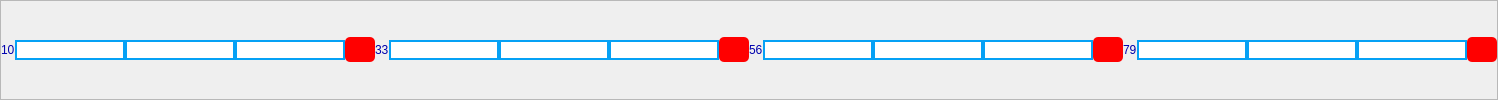
           <widget class="QFrame" name="frame_22">
            <property name="frameShape">
             <enum>QFrame::StyledPanel</enum>
            </property>
            <property name="frameShadow">
             <enum>QFrame::Raised</enum>
            </property>
            <layout class="QHBoxLayout" name="horizontalLayout_19">
             <property name="spacing">
              <number>0</number>
             </property>
             <property name="leftMargin">
              <number>0</number>
             </property>
             <property name="topMargin">
              <number>0</number>
             </property>
             <property name="rightMargin">
              <number>0</number>
             </property>
             <property name="bottomMargin">
              <number>0</number>
             </property>
             <item>
              <widget class="QLabel" name="label_53">
               <property name="styleSheet">
                <string notr="true">color:rgb(0, 0, 173); 
font: 75 8pt &quot;MS Shell Dlg 2&quot;;</string>
               </property>
               <property name="text">
                <string>10</string>
               </property>
              </widget>
             </item>
             <item>
              <widget class="QLineEdit" name="lineEdit_157">
               <property name="styleSheet">
                <string notr="true">border: 2px solid  rgb(5, 161, 245); 
background-color: rgb(255, 255, 255);
</string>
               </property>
              </widget>
             </item>
             <item>
              <widget class="QLineEdit" name="lineEdit_158">
               <property name="styleSheet">
                <string notr="true">border: 2px solid  rgb(5, 161, 245); 
background-color: rgb(255, 255, 255);
</string>
               </property>
              </widget>
             </item>
             <item>
              <widget class="QLineEdit" name="lineEdit_159">
               <property name="styleSheet">
                <string notr="true">border: 2px solid  rgb(5, 161, 245); 
background-color: rgb(255, 255, 255);
</string>
               </property>
              </widget>
             </item>
             <item>
              <widget class="QPushButton" name="pushButton_123">
               <property name="minimumSize">
                <size>
                 <width>0</width>
                 <height>25</height>
                </size>
               </property>
               <property name="maximumSize">
                <size>
                 <width>30</width>
                 <height>16777215</height>
                </size>
               </property>
               <property name="styleSheet">
                <string notr="true">background-color: rgb(0, 0, 0);
background-color: rgb(255, 0, 0);
border-radius: 5px;</string>
               </property>
               <property name="text">
                <string/>
               </property>
              </widget>
             </item>
             <item>
              <widget class="QLabel" name="label_54">
               <property name="styleSheet">
                <string notr="true">color:rgb(0, 0, 173); 
font: 75 8pt &quot;MS Shell Dlg 2&quot;;</string>
               </property>
               <property name="text">
                <string>33</string>
               </property>
              </widget>
             </item>
             <item>
              <widget class="QLineEdit" name="lineEdit_160">
               <property name="styleSheet">
                <string notr="true">border: 2px solid  rgb(5, 161, 245); 
background-color: rgb(255, 255, 255);
</string>
               </property>
              </widget>
             </item>
             <item>
              <widget class="QLineEdit" name="lineEdit_161">
               <property name="styleSheet">
                <string notr="true">border: 2px solid  rgb(5, 161, 245); 
background-color: rgb(255, 255, 255);
</string>
               </property>
              </widget>
             </item>
             <item>
              <widget class="QLineEdit" name="lineEdit_162">
               <property name="styleSheet">
                <string notr="true">border: 2px solid  rgb(5, 161, 245); 
background-color: rgb(255, 255, 255);
</string>
               </property>
              </widget>
             </item>
             <item>
              <widget class="QPushButton" name="pushButton_124">
               <property name="minimumSize">
                <size>
                 <width>0</width>
                 <height>25</height>
                </size>
               </property>
               <property name="maximumSize">
                <size>
                 <width>30</width>
                 <height>16777215</height>
                </size>
               </property>
               <property name="styleSheet">
                <string notr="true">background-color: rgb(0, 0, 0);
background-color: rgb(255, 0, 0);
border-radius: 5px;</string>
               </property>
               <property name="text">
                <string/>
               </property>
              </widget>
             </item>
             <item>
              <widget class="QLabel" name="label_55">
               <property name="styleSheet">
                <string notr="true">color:rgb(0, 0, 173); 
font: 75 8pt &quot;MS Shell Dlg 2&quot;;</string>
               </property>
               <property name="text">
                <string>56</string>
               </property>
              </widget>
             </item>
             <item>
              <widget class="QLineEdit" name="lineEdit_163">
               <property name="styleSheet">
                <string notr="true">border: 2px solid  rgb(5, 161, 245); 
background-color: rgb(255, 255, 255);
</string>
               </property>
              </widget>
             </item>
             <item>
              <widget class="QLineEdit" name="lineEdit_164">
               <property name="styleSheet">
                <string notr="true">border: 2px solid  rgb(5, 161, 245); 
background-color: rgb(255, 255, 255);
</string>
               </property>
              </widget>
             </item>
             <item>
              <widget class="QLineEdit" name="lineEdit_165">
               <property name="styleSheet">
                <string notr="true">border: 2px solid  rgb(5, 161, 245); 
background-color: rgb(255, 255, 255);
</string>
               </property>
              </widget>
             </item>
             <item>
              <widget class="QPushButton" name="pushButton_125">
               <property name="minimumSize">
                <size>
                 <width>0</width>
                 <height>25</height>
                </size>
               </property>
               <property name="maximumSize">
                <size>
                 <width>30</width>
                 <height>16777215</height>
                </size>
               </property>
               <property name="styleSheet">
                <string notr="true">background-color: rgb(0, 0, 0);
background-color: rgb(255, 0, 0);
border-radius: 5px;</string>
               </property>
               <property name="text">
                <string/>
               </property>
              </widget>
             </item>
             <item>
              <widget class="QLabel" name="label_319">
               <property name="styleSheet">
                <string notr="true">color:rgb(0, 0, 173); 
font: 75 8pt &quot;MS Shell Dlg 2&quot;;</string>
               </property>
               <property name="text">
                <string>79</string>
               </property>
              </widget>
             </item>
             <item>
              <widget class="QLineEdit" name="lineEdit_957">
               <property name="styleSheet">
                <string notr="true">border: 2px solid  rgb(5, 161, 245); 
background-color: rgb(255, 255, 255);
</string>
               </property>
              </widget>
             </item>
             <item>
              <widget class="QLineEdit" name="lineEdit_955">
               <property name="styleSheet">
                <string notr="true">border: 2px solid  rgb(5, 161, 245); 
background-color: rgb(255, 255, 255);
</string>
               </property>
              </widget>
             </item>
             <item>
              <widget class="QLineEdit" name="lineEdit_956">
               <property name="styleSheet">
                <string notr="true">border: 2px solid  rgb(5, 161, 245); 
background-color: rgb(255, 255, 255);
</string>
               </property>
              </widget>
             </item>
             <item>
              <widget class="QPushButton" name="pushButton_389">
               <property name="minimumSize">
                <size>
                 <width>0</width>
                 <height>25</height>
                </size>
               </property>
               <property name="maximumSize">
                <size>
                 <width>30</width>
                 <height>16777215</height>
                </size>
               </property>
               <property name="styleSheet">
                <string notr="true">background-color: rgb(0, 0, 0);
background-color: rgb(255, 0, 0);
border-radius: 5px;</string>
               </property>
               <property name="text">
                <string/>
               </property>
              </widget>
             </item>
            </layout>
           </widget>
